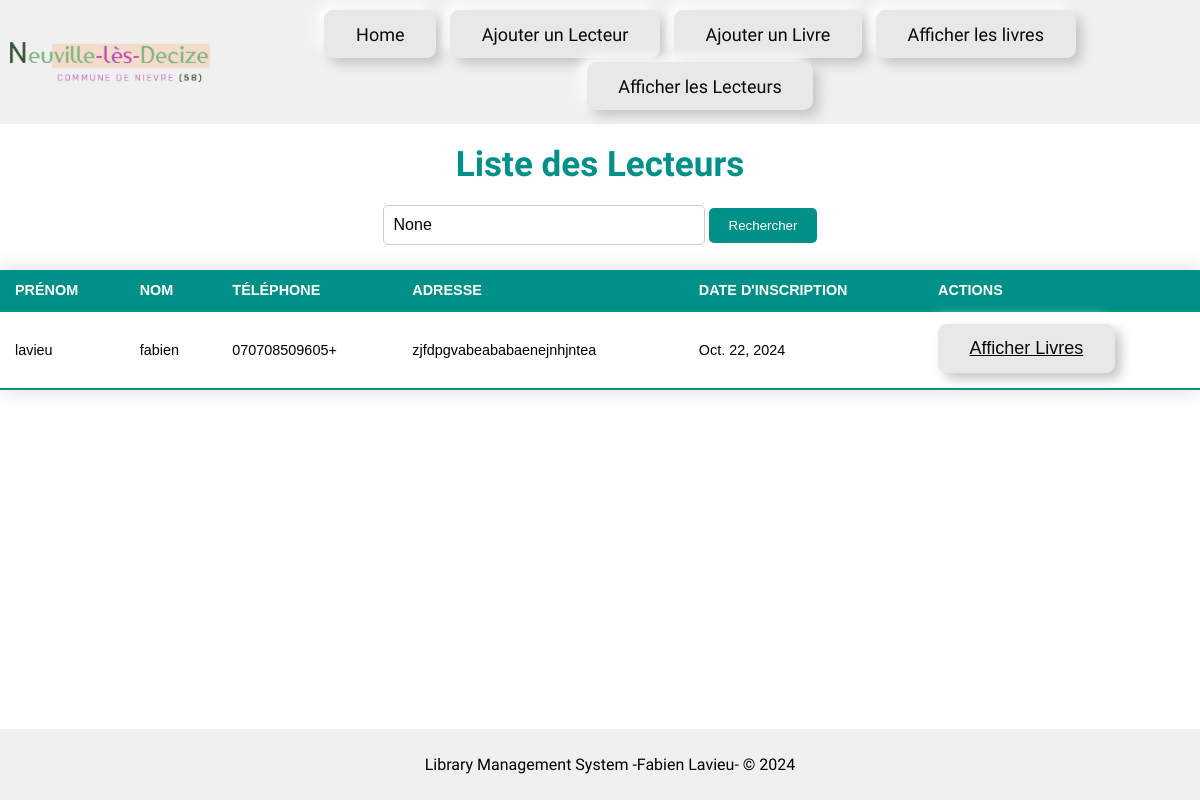
The page /lecteurs/ on the database as committed earlier.
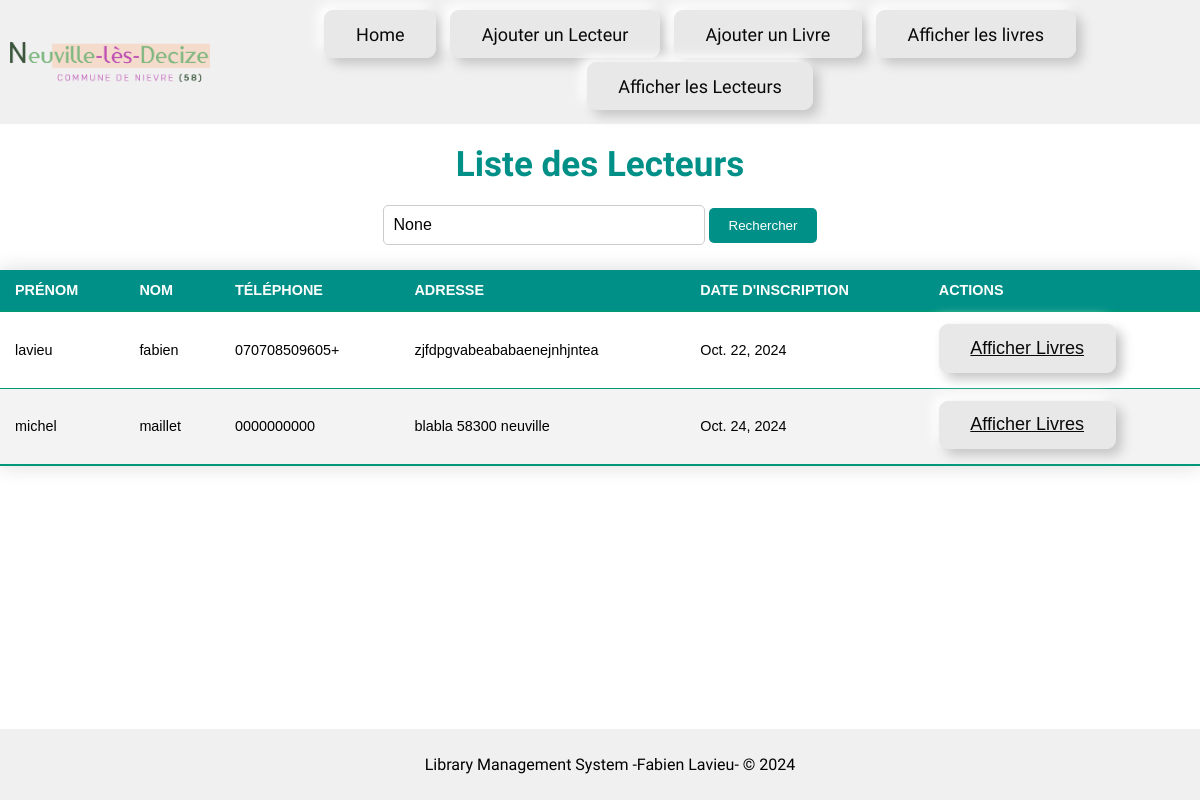
The same page on the database as committed later.
### usermanagement/models.py (models this page shows)
class CustomUser(AbstractUser):
    nom = models.CharField(max_length=30)
    prenom = models.CharField(max_length=30)
    date_inscription = models.DateField(auto_now_add=True)
    telephone = models.CharField(max_length=15, null=True, blank=True)
    adresse = models.TextField(null=True, blank=True)
    username = models.UUIDField(primary_key=True, default=uuid.uuid4, editable=False)
    def __str__(self):
        return f"{self.prenom} {self.nom}"

### usermanagement/views.py (the view)
# urls.py: path('lecteurs/', afficher_lecteurs, name='afficher_lecteurs'),
def afficher_lecteurs(request):
    query = request.GET.get('q')  # Récupère le terme de recherche
    if query:
        lecteurs = CustomUser.objects.filter(
            nom__icontains=query
        ) | CustomUser.objects.filter(
            prenom__icontains=query
        ) | CustomUser.objects.filter(
            email__icontains=query
        )
    else:
        lecteurs = CustomUser.objects.all()
    print(f"Lecteurs: {lecteurs}")  # Vérifiez ce que contient la liste des lecteurs
    return render(request, 'lecteurs.html', {'lecteurs': lecteurs, 'query': query})

### templates/lecteurs.html (shortened to what this page needs)
{% extends 'base.html' %}
{% block content %}
<div class="container mt-5">
    <h2>Liste des Lecteurs</h2>
    <form method="GET" action="{% url 'afficher_lecteurs' %}" class="search-container">
        <input type="text" name="q" class="search-box" placeholder="Rechercher un lecteur" value="{{ query }}">
        <button type="submit" class="search-button">Rechercher</button>
    </form>
    <table>
        <thead>
            <tr>
                <th>Prénom</th>
                <th>Nom</th>
                <th>Téléphone</th>
                <th>Adresse</th>
                <th>Date d'inscription</th>
                <th>Actions</th>
            </tr>
        </thead>
        <tbody>
            {% for lecteur in lecteurs %}
                <tr>
                    <td>{{ lecteur.prenom }}</td>
                    <td>{{ lecteur.nom }}</td>
                    <td>{{ lecteur.telephone }}</td>
                    <td>{{ lecteur.adresse }}</td>
                    <td>{{ lecteur.date_inscription }}</td>
                    <td>
                        <a href="{% url 'afficher_livres' lecteur.username %}" class="button">Afficher Livres</a>
                    </td>
                </tr>
            {% empty %}
                <tr>
                    <td colspan="6">Aucun lecteur trouvé.</td>
                </tr>
            {% endfor %}
        </tbody>
    </table>
</div>
{% endblock %}

Rows that differ between the two databases and show on the page:
added CustomUser: prenom "michel", nom "maillet", telephone "0000000000", adresse "blabla 58300 neuville", date_inscription "Oct. 24, 2024"
